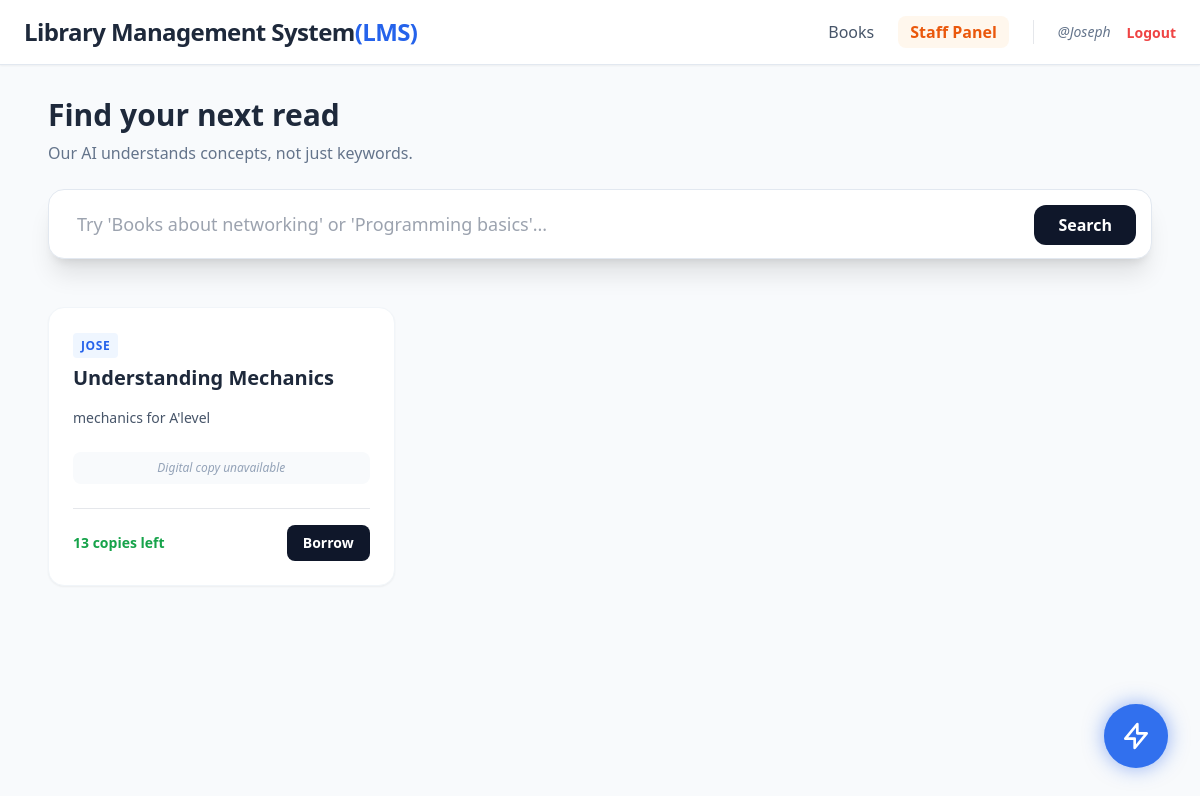
The page / (signed in) on the database as committed earlier.
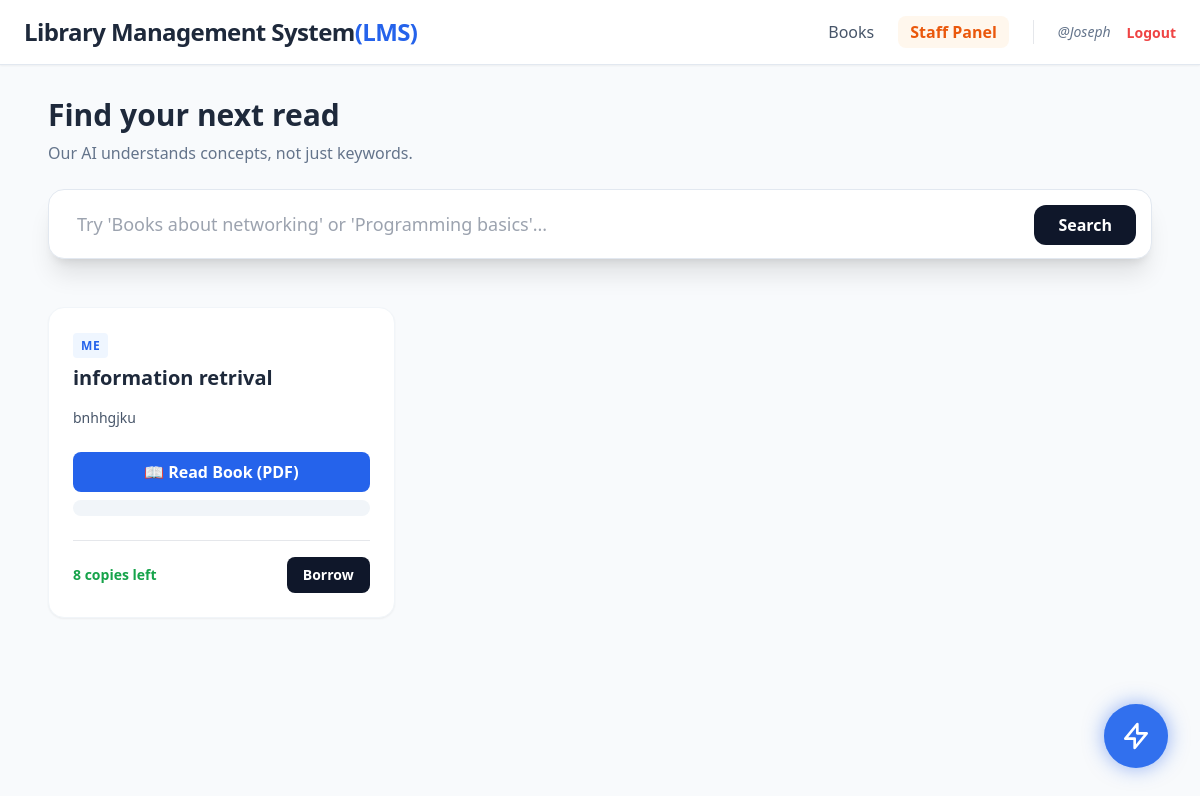
The same page on the database as committed later.
### library/models.py (models this page shows, shortened)
class Book(models.Model):
    title = models.CharField(max_length=255)
    author = models.CharField(max_length=255)
    description = models.TextField()
    stock = models.IntegerField(default=1)
    note_document = models.FileField(upload_to='book_notes/', null=True, blank=True)
    book_file = models.FileField(upload_to='books/', null=True, blank=True)

### library/views.py (the view)
# urls.py: path('', views.library_index, name='library_index'),
@login_required
def library_index(request):
    query = request.GET.get('search')
    ai_recommendation = ""
    if query:
        books = Book.objects.filter(title__icontains=query) | Book.objects.filter(description__icontains=query)
        if books.exists():
            context = "\n".join([f"- {b.title} by {b.author}: {b.description}" for b in books[:3]])
            try:
                chat_completion = client.chat.completions.create(
                    messages=[
                        {
                            "role": "system",
                            "content": f"You are the LMS Assistant. Using these books:\n{context}\nExplain how they help the user. Be consise."
                        },
                        {"role": "user", "content": query}
                    ],
                    model="llama-3.3-70b-versatile",
                )
                ai_recommendation = chat_completion.choices[0].message.content
            except Exception:
                ai_recommendation = "AI Assistant is currently offline, but here are your matches."
    else:
        books = Book.objects.all()
    return render(request, 'index.html', {
        'books': books,
        'ai_recommendation': ai_recommendation,
        'query': query
    })

### library/templates/index.html (shortened to what this page needs)
{% extends 'base.html' %}
{% block content %}
    <div class="mb-12">
        <h2 class="text-3xl font-bold text-slate-800 mb-2">Find your next read</h2>
        <p class="text-slate-500 mb-6">Our AI understands concepts, not just keywords.</p>
        <form method="GET" class="relative">
            <input name="search" type="text" value="{{ request.GET.search|default:'' }}"
                   placeholder="Try 'Books about networking' or 'Programming basics'..."
                   class="w-full p-5 pl-7 text-lg rounded-2xl border border-slate-200 shadow-xl focus:ring-2 focus:ring-blue-500 outline-none">
            <button type="submit" class="absolute right-4 top-4 bg-slate-900 text-white px-6 py-2 rounded-xl font-bold hover:bg-black transition">
                Search
            </button>
        </form>
    </div>
    <div class="grid grid-cols-1 md:grid-cols-2 lg:grid-cols-3 gap-8">
    {% for book in books %}
        <div class="bg-white p-6 rounded-2xl border border-slate-100 shadow-sm hover:translate-y-[-4px] transition-all duration-300">
            <div class="mb-4">
                <span class="text-xs font-bold text-blue-600 bg-blue-50 px-2 py-1 rounded uppercase tracking-wider">{{ book.author }}</span>
                <h3 class="text-xl font-bold text-slate-800 mt-2">{{ book.title }}</h3>
            </div>
            <p class="text-slate-600 text-sm line-clamp-3 mb-6">{{ book.description }}</p>
            <div class="mb-6 space-y-2">
                {% if book.book_file %}
                    <a href="{{ book.book_file.url }}" target="_blank"
                       class="block w-full text-center bg-blue-600 text-white py-2 rounded-lg font-bold hover:bg-blue-700 transition">
                       📖 Read Book (PDF)
                    </a>
                {% endif %}
                {% if book.note_document %}
                    <a href="{{ book.note_document.url }}" target="_blank"
                       class="block w-full text-center bg-slate-100 text-slate-700 py-2 rounded-lg font-semibold hover:bg-slate-200 transition">
                    </a>
                {% endif %}
                {% if not book.book_file and not book.note_document %}
                    <p class="text-xs text-slate-400 italic text-center py-2 bg-slate-50 rounded-lg">Digital copy unavailable</p>
                {% endif %}
            </div>
            <div class="flex justify-between items-center border-t pt-4">
                <p class="text-sm font-semibold {% if book.stock > 0 %}text-green-600{% else %}text-red-400{% endif %}">
                    {{ book.stock }} copies left
                </p>
                <form action="{% url 'borrow' book.id %}" method="POST">
                    <button type="submit" class="{% if book.stock > 0 %}bg-slate-900 hover:bg-black{% else %}bg-slate-300 cursor-not-allowed{% endif %} text-white px-4 py-2 rounded-lg text-sm font-bold transition"
                            {% if book.stock <= 0 %}disabled{% endif %}>
                        Borrow
                    </button>
                </form>
            </div>
        </div>
    {% empty %}
        {% if request.GET.search %}
            <p class="text-slate-500 col-span-full text-center py-10">No books found matching that concept.</p>
        {% endif %}
    {% endfor %}
    </div>
    <a href="{% url 'ai_librarian' %}"
       class="fixed bottom-8 right-8 group z-50 flex items-center justify-center">
        <div class="w-16 h-16 bg-blue-600 rounded-full flex items-center justify-center shadow-[0_0_20px_rgba(37,99,235,0.5)] group-hover:shadow-[0_0_30px_rgba(37,99,235,0.8)] group-hover:scale-110 transition-all duration-300">
            <span class="animate-ping absolute inline-flex h-full w-full rounded-full bg-blue-400 opacity-20"></span>
            <svg class="w-8 h-8 text-white relative z-10" fill="none" stroke="currentColor" viewBox="0 0 24 24">
                <path stroke-linecap="round" stroke-linejoin="round" stroke-width="2" d="M13 10V3L4 14h7v7l9-11h-7z"></path>
            </svg>
        </div>
    </a>
{% endblock %}

### library/templates/base.html (shortened to what this page needs)
<!DOCTYPE html>
<html lang="en">
<head>
    <script src="https://cdn.tailwindcss.com"></script>
</head>
<body class="bg-slate-50">
    <nav class="bg-white border-b border-slate-200 px-6 py-4 mb-8 shadow-sm">
        <div class="max-w-6xl mx-auto flex justify-between items-center">
            <a href="{% url 'library_index' %}" class="text-2xl font-black text-slate-800 tracking-tight">
                Library Management System<span class="text-blue-600">(LMS)</span>
            </a>
            <div class="flex items-center space-x-6">
                <a href="{% url 'library_index' %}" class="text-slate-600 hover:text-blue-600 font-medium transition">Books</a>
                {% if user.is_authenticated %}
                    {% if user.is_staff %}
                        <a href="{% url 'admin_dashboard' %}" class="text-orange-600 hover:text-orange-700 font-bold px-3 py-1 bg-orange-50 rounded-lg transition">Staff Panel</a>
                    {% endif %}
                    <div class="flex items-center border-l pl-6 space-x-4">
                        <span class="text-slate-500 text-sm italic">@{{ user.username }}</span>
                        <form action="{% url 'logout' %}" method="post" class="inline">
                            <button type="submit" class="text-sm font-bold text-red-500 hover:text-red-700">Logout</button>
                        </form>
                    </div>
                {% else %}
                    <a href="{% url 'login' %}" class="text-slate-600 hover:text-blue-600 font-medium">Login</a>
                    <a href="{% url 'register' %}" class="bg-blue-600 text-white px-5 py-2 rounded-full text-sm font-bold hover:bg-blue-700 transition">Join Now</a>
                {% endif %}
            </div>
        </div>
    </nav>
    <main class="max-w-6xl mx-auto px-6">
        {% block content %}{% endblock %}
    </main>
</body>
</html>

Rows that differ between the two databases and show on the page:
removed Book: author "JOSE", title "Understanding Mechanics", description "mechanics for A'level", shows "Digital copy unavailable", stock "13"
added Book: author "ME", title "information retrival", description "bnhhgjku", stock "8"
